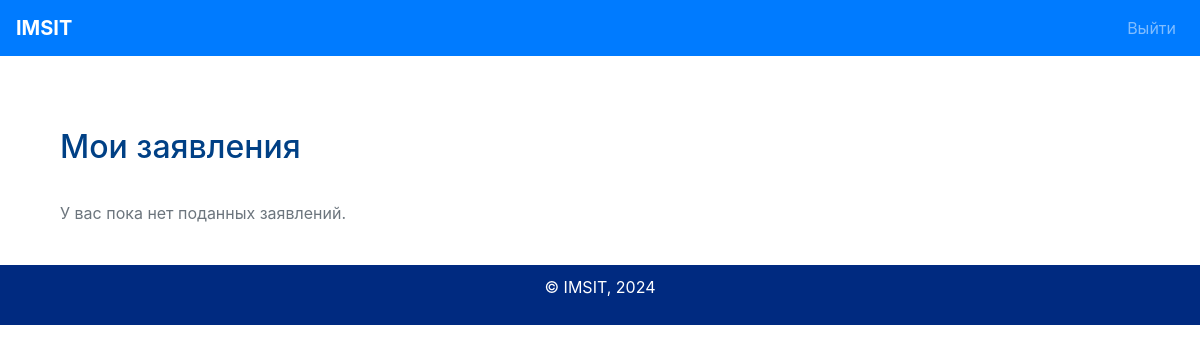
/student/my_applications (signed in), run on an earlier commit of the app's database.
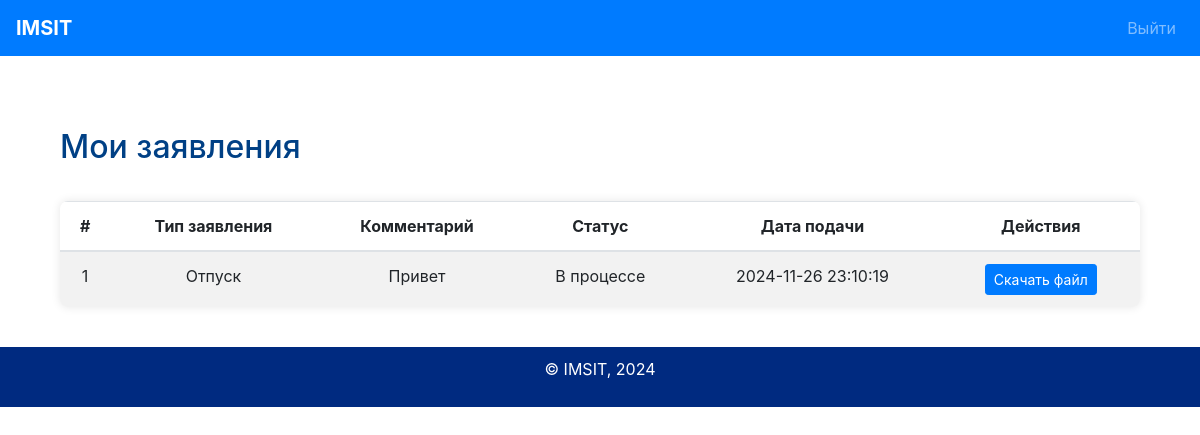
And on a later commit of the database.
### tables this page shows
CREATE TABLE applications (
    id INTEGER PRIMARY KEY AUTOINCREMENT,
    student_id INTEGER NOT NULL,
    type_id INTEGER NOT NULL,
    comments TEXT,
    file_path TEXT,
    status TEXT DEFAULT 'В процессе',
    created_at TIMESTAMP DEFAULT CURRENT_TIMESTAMP,
    FOREIGN KEY (student_id) REFERENCES users (id),
    FOREIGN KEY (type_id) REFERENCES application_types (id)
);

CREATE TABLE application_types (
    id INTEGER PRIMARY KEY AUTOINCREMENT,
    name TEXT NOT NULL,
    description TEXT
);

### app.py (the view)
@app.route('/student/my_applications')
def my_applications():
    if session.get('role') != 'student':
        flash('Доступ запрещен!')
        return redirect(url_for('login'))
    student_id = get_user(session['username'])[0]
    applications = get_applications_by_id(student_id)
    return render_template('my_applications.html', applications=applications)

### database_functions.py (called while the page is built)
def get_user(username):
    conn = sqlite3.connect(DB_PATH)
    cursor = conn.cursor()
    cursor.execute("SELECT * FROM users WHERE username = ?", (username,))
    user = cursor.fetchone()
    conn.close()
    return user

def get_applications_by_id(student_id):
    conn = sqlite3.connect(DB_PATH)
    cursor = conn.cursor()
    cursor.execute("""
        SELECT
            a.id,
            t.name AS type_name,
            a.comments,
            a.file_path,
            a.status,
            a.created_at
        FROM applications AS a
        JOIN application_types AS t ON a.type_id = t.id
        WHERE a.student_id = ?
        ORDER BY a.created_at DESC
    """, (student_id,))
    applications = cursor.fetchall()
    conn.close()
    return applications

### templates/my_applications.html
{% extends 'base.html' %}
{% block content %}
<div class="container mt-5">
    <h2>Мои заявления</h2>
    {% if applications %}
    <table class="table table-striped">
        <thead>
            <tr>
                <th>#</th>
                <th>Тип заявления</th>
                <th>Комментарий</th>
                <th>Статус</th>
                <th>Дата подачи</th>
                <th>Действия</th>
            </tr>
        </thead>
        <tbody>
            {% for application in applications %}
            <tr>
                <td>{{ application[0] }}</td>
                <td>{{ application[1] }}</td>
                <td>{{ application[2] }}</td>
                <td>{{ application[4] }}</td>
                <td>{{ application[5] }}</td>
                <td>
                    {% if application[3] %}
                    <a href="/{{ application[3] }}" class="btn btn-sm btn-primary" download>Скачать файл</a>
                    {% else %}
                    <span class="text-muted">Нет файла</span>
                    {% endif %}
                </td>
            </tr>
            {% endfor %}
        </tbody>
    </table>
    {% else %}
    <p class="text-muted">У вас пока нет поданных заявлений.</p>
    {% endif %}
</div>
{% endblock %}

### templates/base.html (shortened to what this page needs)
<!DOCTYPE html>
<html lang="en">
<head>
    <link rel="stylesheet" href="{{ url_for('static', filename='styles.css') }}">
    <link rel="stylesheet" href="https://cdn.jsdelivr.net/npm/bootstrap@4.6.2/dist/css/bootstrap.min.css">
</head>
<body>
    <nav class="navbar navbar-expand-lg navbar-dark bg-primary">
        <a class="navbar-brand" href="#">IMSIT</a>
        <div class="collapse navbar-collapse" id="navbarNav">
            <ul class="navbar-nav ml-auto">
                <li class="nav-item"><a class="nav-link" href="{{ url_for('logout') }}">Выйти</a></li>
            </ul>
        </div>
    </nav>
    <main class="container mt-4">
        {% block content %}{% endblock %}
    </main>
    <footer class="text-center mt-4">
        <p>&copy; IMSIT, 2024</p>
    </footer>
</body>
</html>

### static/css/styles.css (style rules this page uses)
body { font-family: Arial, sans-serif; margin: 0; padding: 0; color: #333; }
.container { width: 80%; margin: auto; overflow: hidden; }
h1, h2 { margin: 0; padding-bottom: 15px; }
footer { background-color: #002a80; color: white; text-align: center; padding: 10px 0; margin-top: 20px; }
body { background-color: #f8f9fa; color: #333; font-family: 'Arial', sans-serif; }
.navbar-brand { font-weight: bold; }
.container h2 { color: #004085; margin-bottom: 20px; }
.btn-primary { background-color: #0056b3; border-color: #0056b3; }
.table { margin-top: 20px; background: white; border-radius: 8px; overflow: hidden; box-shadow: 0 0 10px rgba(0, 0, 0, 0.1); }
.table th, .table td { text-align: center; vertical-align: middle; }

What changed in the data, as far as the page shows it:
now on this page (row edited): applications: id "1", name "Отпуск", comments "Привет", status "В процессе", created_at "2024-11-26 23:10:19"
Also different on the page:
text no longer shown: "У вас пока нет поданных заявлений."
text now shown: "# Тип заявления Комментарий Статус Дата подачи Действия"
